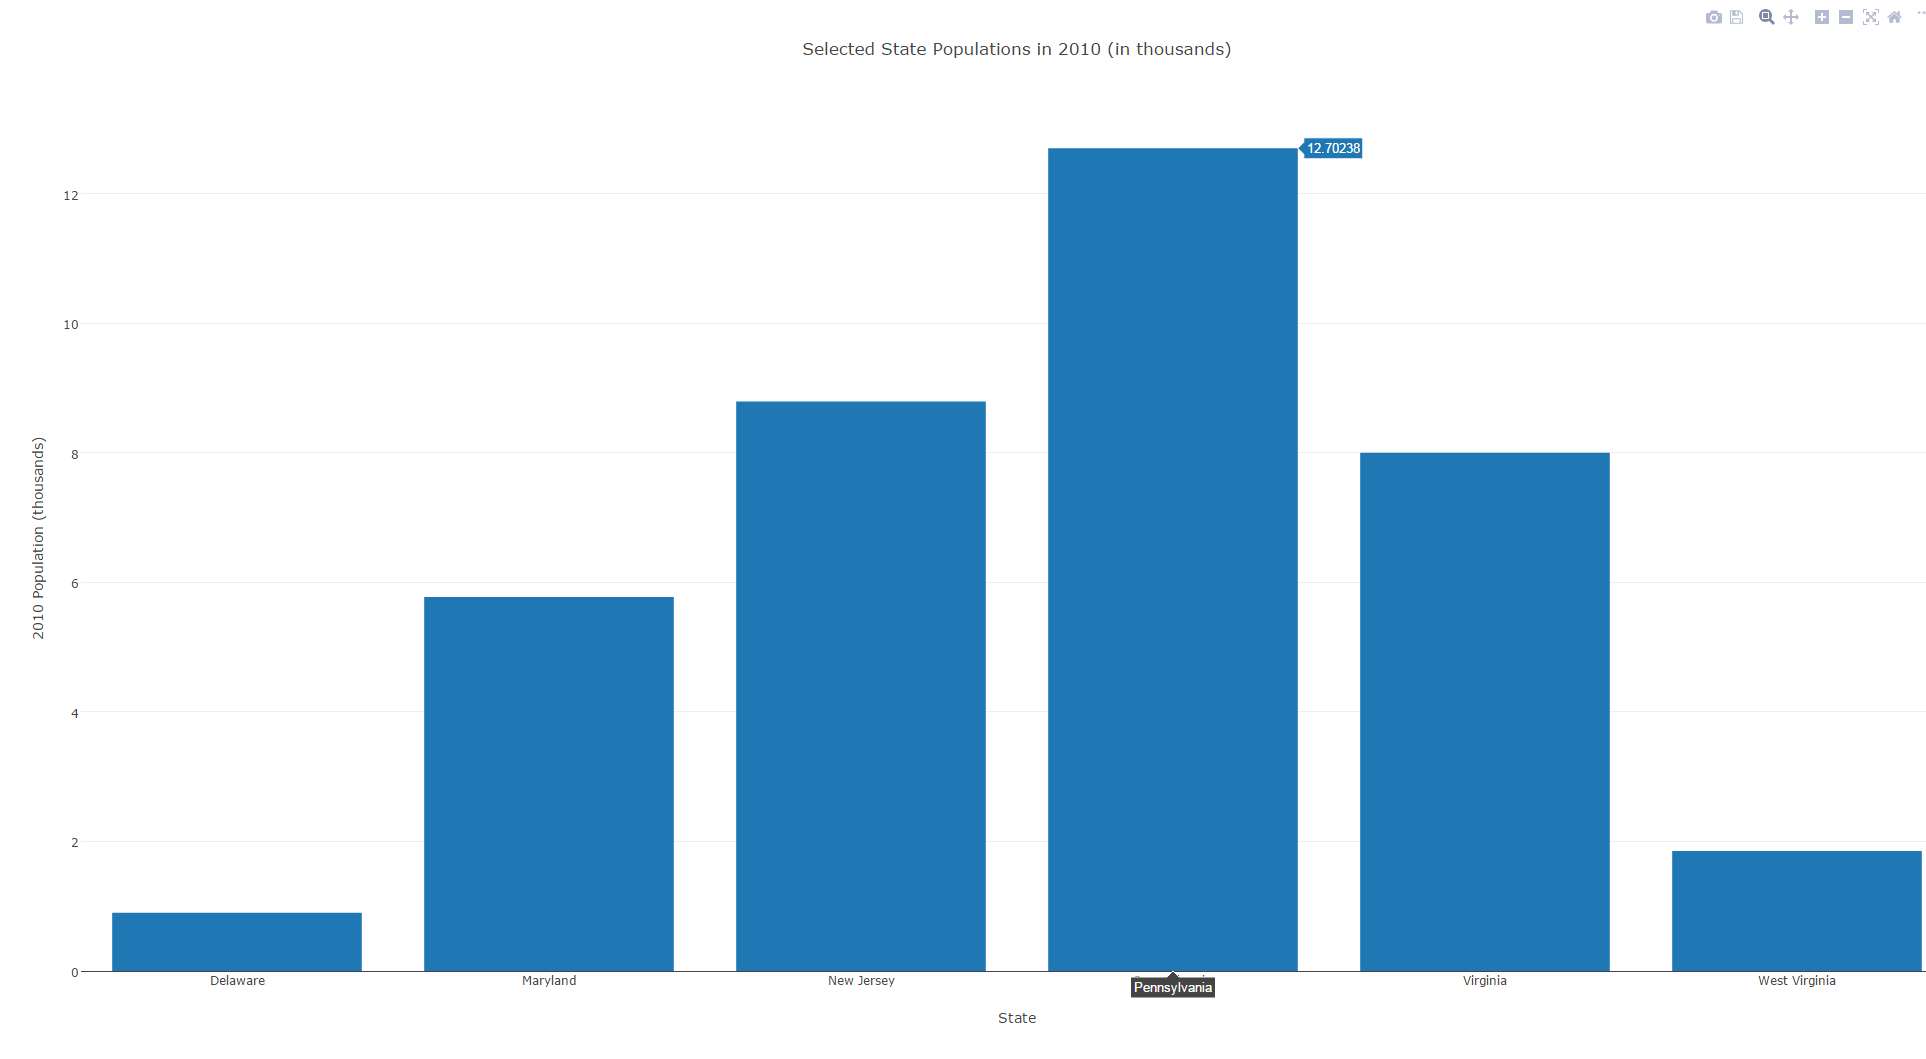

Write Python code to recreate this figure.
# This script creates an interactive bar graph using 'census_data.csv'.

# A description of 'census_data.csv' can be found in 'census_data_scrape_and_process.R'.

################
# IMPORT MODULES
################
# This section imports necessary modules.
import os
import pandas as pd
import numpy as np
import plotly
import plotly.graph_objs as pgo

#############
# IMPORT DATA
#############
# This section imports data.

# Set working directory.
# This obviously needs to be changed depending on the computer being used.
os.chdir('D:\\Users\\JBansal\\Documents\\GitHub\\visualizations')

# Load data.
census_data = pd.read_csv('census_data.csv',
                          encoding = 'latin-1')

################
# TRANSFORM DATA
################
# This section prepares the data for plotting.

# Specify states of interest.
states = ['Delaware', 'Maryland', 'New Jersey', 'Pennsylvania', 'Virginia', 'West Virginia']

# Create data subset.
census_subset = census_data[census_data['Name'].isin(states)]
census_subset = census_subset[['Name', '2010']]

# Reset 'census_subset' index.
census_subset.reset_index(drop = True,
                          inplace = True)

# Divide population values by 1000000 for easier graph viewing.
census_subset['2010'] = census_subset['2010'] / 1000000

###########
# PLOT DATA
###########
# This section plots the data.

# Plot data.
plotly.offline.plot({
    "data": [
        pgo.Bar(
            x = census_subset['Name'],
            y = census_subset['2010'])],
    "layout": pgo.Layout(title = 'Selected State Populations in 2010 (in thousands)',
                         xaxis = dict(
                             title = 'State'),
                         yaxis = dict(
                             title = '2010 Population (thousands)'))
    })

        
